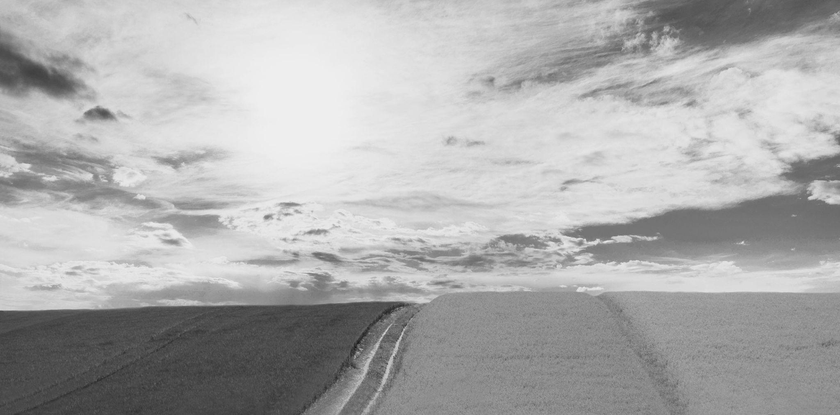
#> input picture Lab Experiments/Experiment1 output.png, 840 x 415 px, shrunk from 2048 x 1013 before the run, given in place of image3.png, which was not available
$ python experiment4.py
#> lines starting #> are read from the running program, lines starting #| are printed output that depends on the picture
import cv2
import numpy as np

img = cv2.imread("image3.png")
#> img is the input picture: shape (415, 840, 3); min 23, max 240, mean 172.9

kernel = np.ones((5,5), np.uint8)

dilate = cv2.dilate(img, kernel, iterations=1)
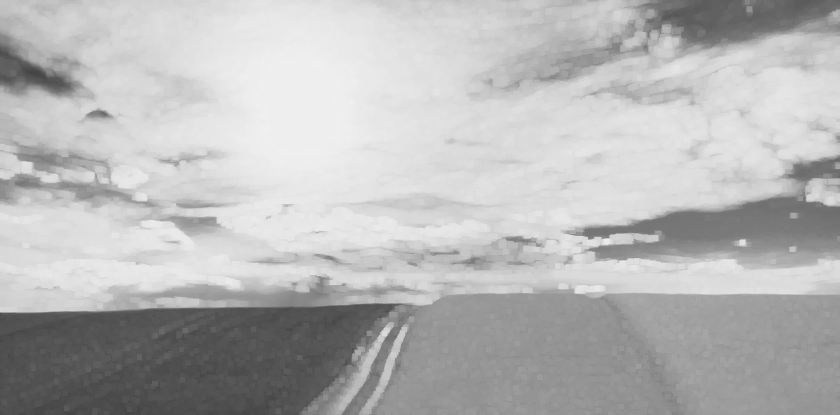
#> dilate: shape (415, 840, 3); min 67, max 240, mean 182.3

cv2.imwrite("Experiment4 output.png", dilate)

cv2.imshow("Dilated", dilate)
cv2.waitKey(0)
cv2.destroyAllWindows()

$ run again, on Lab Experiments/Experiment10 output.png
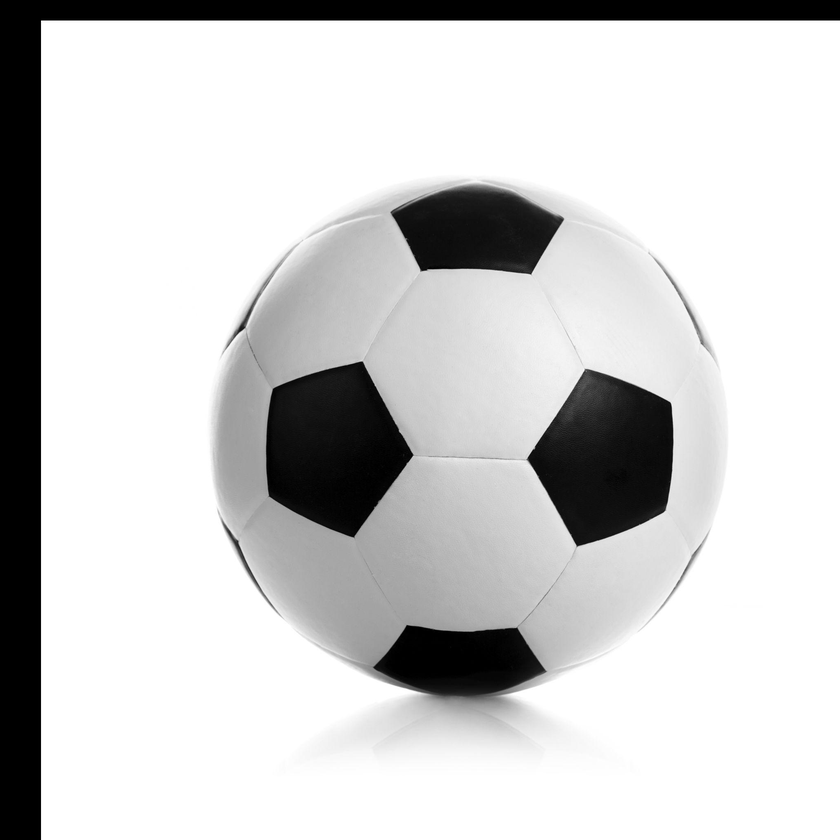
#> input picture Lab Experiments/Experiment10 output.png, 840 x 840 px, shrunk from 2048 x 2048 before the run, given in place of image3.png, which was not available
#> img is the input picture: shape (840, 840, 3); min 0, max 255, mean 205.6
#> `dilate = cv2.dilate(img, kernel, iterations=1)`:
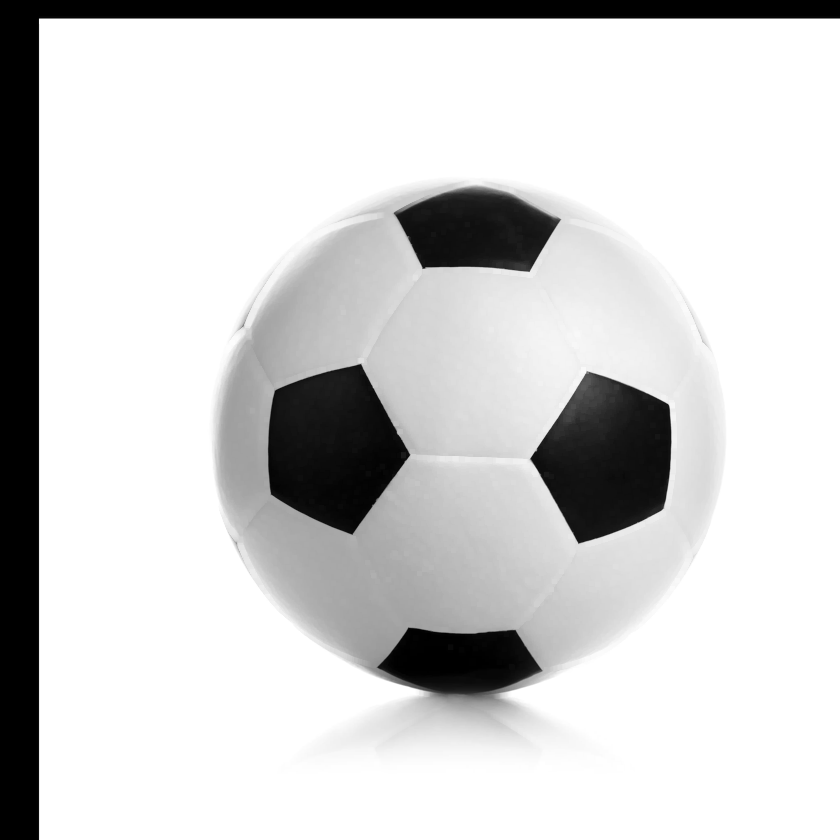
#> dilate: shape (840, 840, 3); min 0, max 255, mean 209.5

$ run again, on Lab Experiments/Experiment2 output.png
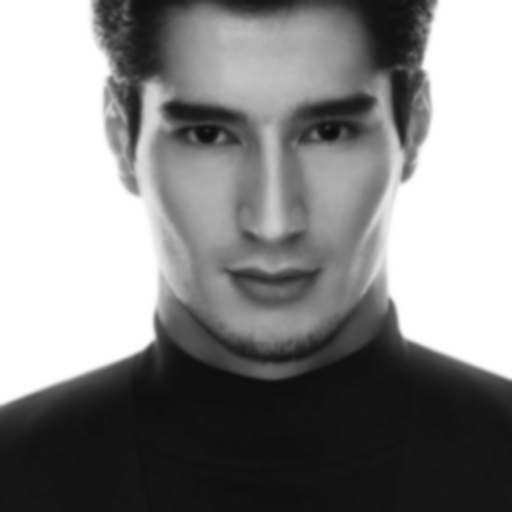
#> input picture Lab Experiments/Experiment2 output.png, 512 x 512 px, given in place of image3.png, which was not available
#> img is the input picture: shape (512, 512, 3); min 11, max 255, mean 135.9
#> `dilate = cv2.dilate(img, kernel, iterations=1)`:
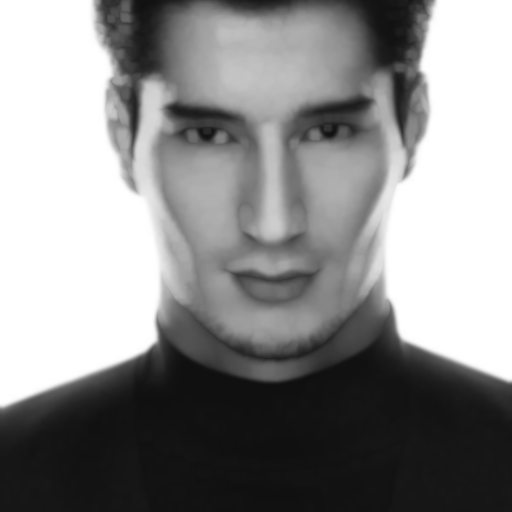
#> dilate: shape (512, 512, 3); min 15, max 255, mean 140.9
